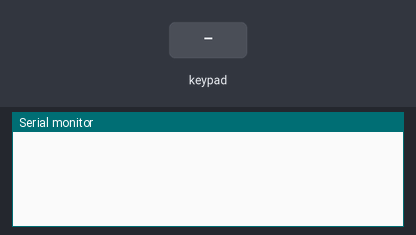
A sketch run on a simulated Arduino Leonardo, built with avr-gcc and run on an emulated ATmega32U4. Parts: the last lines printed to the serial monitor. Inputs (shaded band) come from the test bench. USB keyboard and mouse output is not drawn.

Above: at 1.2 s.
1.3 s: key '*' pressed
At 2.0 s:
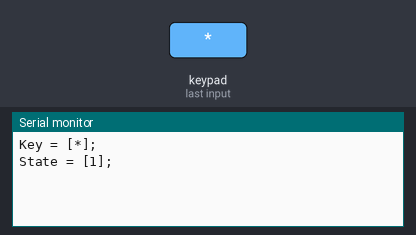
2.9 s: keypad keys 8 7 6 5 # pressed 0.4 s apart
At 6.4 s:
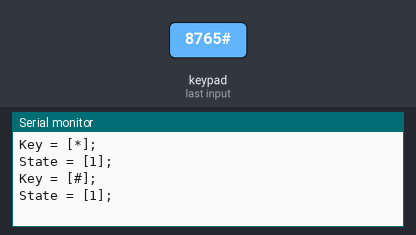

The sketch:

KeyPad_3x4.ino
```cpp
//---------------------------------------------------------/
//          JSyA IT Innovation.
//       All rights reserved 2015.
//           www.jsya.com.br
//       KeyPad Keyboard and Mouse
//---------------------------------------------------------/
#include "Arduino.h"
#include "Keyboard.h"
#include "Mouse.h"
#include "Keypad.h"
//---------------------------------------------------------/
const byte ROWS = 4; //four rows
const byte COLS = 3; //three columns

char keys[ROWS][COLS] =
{
   {'1', '2', '3'},
   {'4', '5', '6'},
   {'7', '8', '9'},
   {'*', '0', '#'}
};

byte rowPins[ROWS] = {8, 7, 6, 5}; //connect to the row pinouts of the keypad
byte colPins[COLS] = {4, 3, 2};    //connect to the column pinouts of the keypad

Keypad keypad = Keypad( makeKeymap(keys), rowPins, colPins, ROWS, COLS );
//---------------------------------------------------------/
void setup()
{
   // Start Serial
   Serial.begin(9600);
   // Start Keyboard
   Keyboard.begin();
   // Start Mouse
   Mouse.begin();

   // keypad.addEventListener(keypadEvent);  // Add an event listener.
   keypad.setHoldTime(150);              // Default is 1000mS
   keypad.setDebounceTime(50);           // Default is 50mS
}
//---------------------------------------------------------/
void loop()
{

  char key = keypad.getKey();
   // char key = keypad.waitForKey();

   if (key == '*' || key == '#')
   {
      int  state =  PRESSED; // IDLE, PRESSED, RELEASED or HOLD
//      while(state == PRESSED)
      {
         run_command(key);
         state = keypad.getState();
      }
      Serial.print("Key = [");
      Serial.print(key);
      Serial.println("];");
      Serial.print("State = [");
      Serial.print(state);
      Serial.println("];");
   }
   else if (key != NO_KEY)
   {
      run_command(key);
      // key_type();
      // mouse_move();
   }
}
//---------------------------------------------------------/
void run_command(char key)
{
   if (key == '1')
   {
      Keyboard.print("sirgadoa");
      Keyboard.write(KEY_RETURN);
      delay(100);
      Keyboard.press(71+136);
      Keyboard.release(71+136);
   }
   if (key == '2')
   {
      Keyboard.print("antico09");
      Keyboard.write(KEY_RETURN);
   }
   if (key == '3')
   {
      Keyboard.print("segredo0987");
      Keyboard.write(KEY_RETURN);
   }
   if (key == '4')
   {
      Keyboard.print("jsirgado");
      Keyboard.write(KEY_TAB);
   }
   if (key == '5')
   {
      Keyboard.print("juan.sirgado");
      Keyboard.write(KEY_TAB);
   }
   if (key == '6')
   {
      Keyboard.print("juan.sirgado@gmail.com");
      Keyboard.write(KEY_TAB);
      delay(100);
      Keyboard.print("sirgadoa");
      Keyboard.write(KEY_RETURN);
   }
   if (key == '7')
   {
      Keyboard.print("juan.sirgado");
      Keyboard.write(KEY_TAB);
      delay(100);
      Keyboard.print("jusian09");
      Keyboard.write(KEY_RETURN);
   }
   if (key == '8')
   {
      Keyboard.print("juan.sirgado");
      Keyboard.write(KEY_RETURN);
      delay(2000);
      Keyboard.print("jusian09");
      Keyboard.write(KEY_RETURN);
   }
   if (key == '9')
   {
      Keyboard.print("juan.sirgado@hotmail.com");
      Keyboard.write(KEY_RETURN);
      delay(1000);
      Keyboard.print("jusian09");
      Keyboard.write(KEY_RETURN);
   }
   if (key == '*')
   {
      Mouse.click(MOUSE_LEFT);
      delay(100);
   }
   if (key == '0')
   {
      Keyboard.print("sirgadoa");
      Keyboard.write(KEY_RETURN);
   }
   if (key == '#')
   {
      Mouse.click(MOUSE_RIGHT);
      delay(100);
   }
   if (key == '?')
   {
      int state = keypad.getState(); // IDLE, PRESSED, RELEASED or HOLD
      boolean change = keypad.keyStateChanged();
      digitalWrite(13, HIGH);        // Turns the LED on.
      Serial.print("Key = [");
      Serial.print(key);
      Serial.println("];");
      Serial.print("State = [");
      Serial.print(state);
      Serial.println("];");
      Serial.print("Change = [");
      Serial.print(change);
      Serial.println("];");
      digitalWrite(13, LOW);         // Turns the LED off.
   }
}
//---------------------------------------------------------/
void key_type()
{
   // type test normal
   Keyboard.write(KEY_RETURN);
   Keyboard.print("teste 1234...");
   delay(1500);

   // type test caps_lock
   Keyboard.write(KEY_RETURN);
   Keyboard.write(KEY_CAPS_LOCK);
   Keyboard.print("teste 1234...");
   Keyboard.write(KEY_CAPS_LOCK);
   delay(1500);

   // type test shift
   Keyboard.write(KEY_RETURN);
   Keyboard.press(KEY_LEFT_SHIFT);
   Keyboard.print("teste 1234...");
   Keyboard.releaseAll();
   delay(1500);

   // type test new line
   Keyboard.write(KEY_RETURN);
   delay(1500);
}
//---------------------------------------------------------/
void mouse_move()
{
   // move mouse up
   Mouse.move(0,-40,0);
   delay(1500);

   // move mouse down
   Mouse.move(0,40,0);
   delay(1500);

   // move mouse left
   Mouse.move(-40,0,0);
   delay(1500);

   // move mouse right
   Mouse.move(40,0,0);
   delay(1500);

   // mouse left click
   Mouse.click(MOUSE_LEFT);
   delay(1500);

   // mouse right click
   Mouse.click(MOUSE_RIGHT);
   delay(1500);
}
//---------------------------------------------------------/
```

Measured:
- after the input at 1.3 s, the serial monitor: prints a new line after 0.11 s (image 1)
- after the input at 2.9 s, the serial monitor: prints a new line after 3.1 s (image 2)
